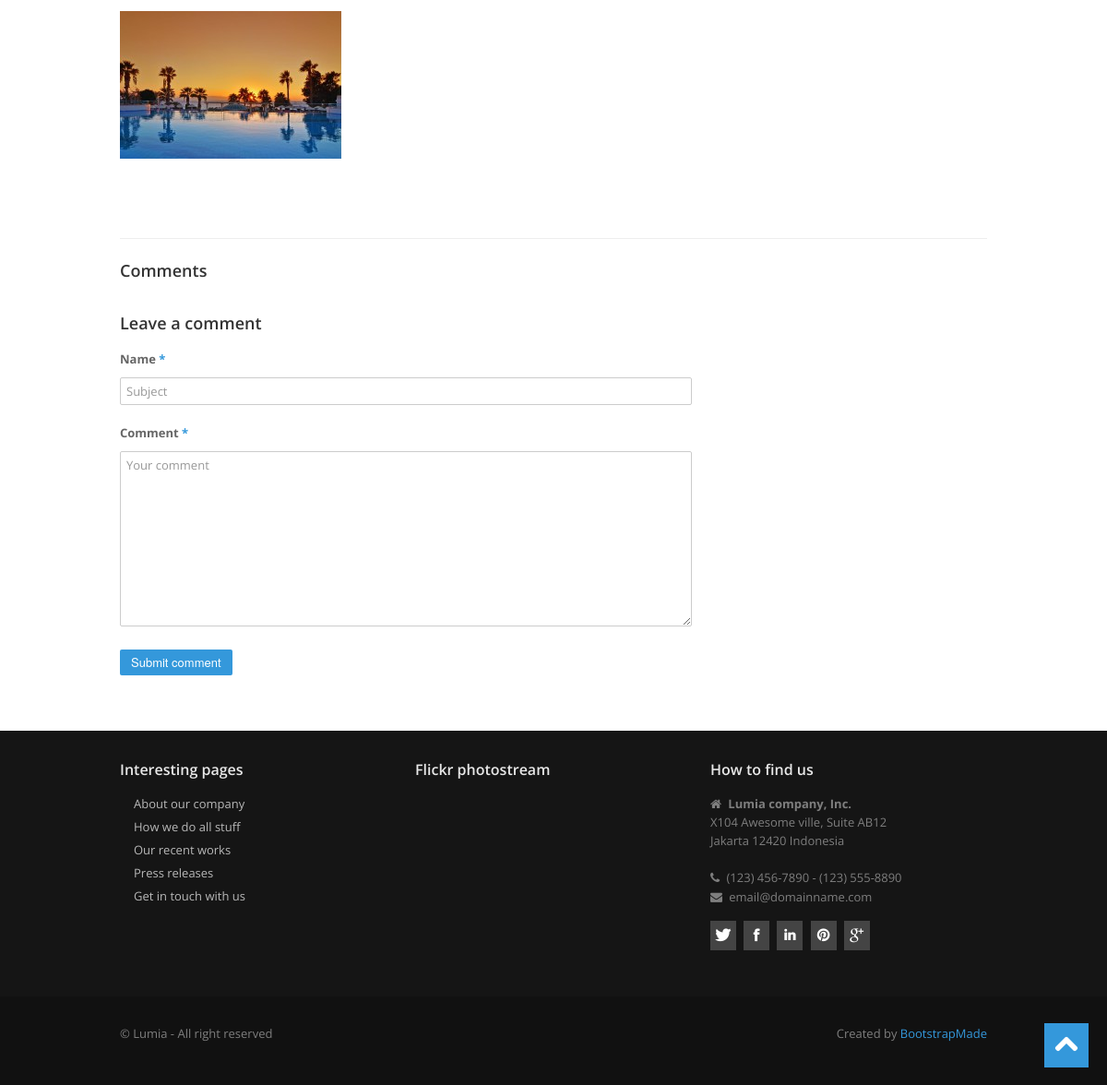
The page /product/2/Grand-Blue-Sky-Hotel/ (signed in, lower part) on the database as committed earlier.
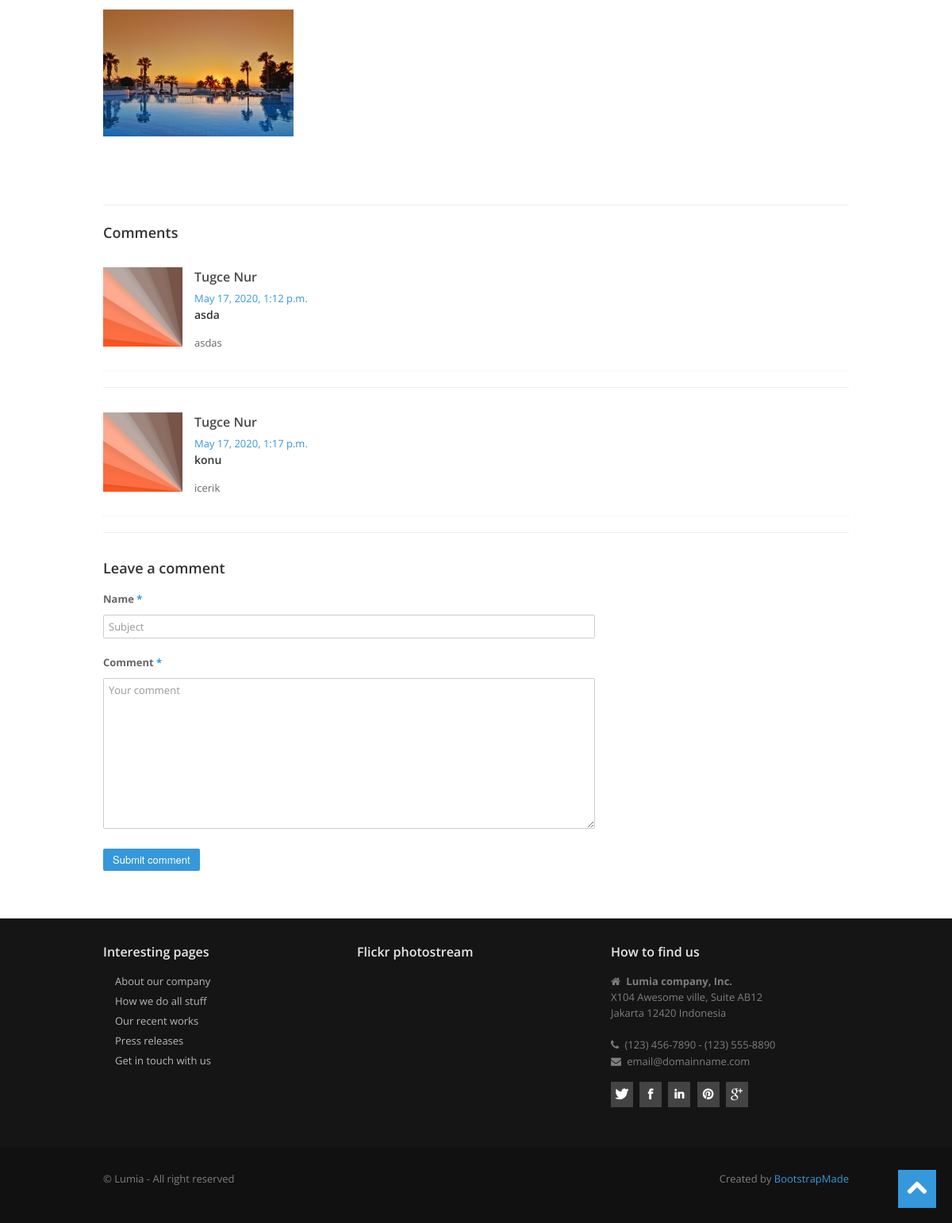
The same page on the database as committed later.
### product/models.py (models this page shows, shortened)
class Product(models.Model):
    STATUS = (
        ('True', 'Evet'),
        ('False', 'Hayır'),
    )
    category = models.ForeignKey(Category, on_delete=models.CASCADE)  # Relation with category table
    title = models.CharField(max_length=150)
    keywords = models.CharField(blank=True, max_length=255)
    description = models.CharField(blank=True, max_length=255)
    image = models.ImageField(blank=True, upload_to='images/')
    star = models.IntegerField()
    address = models.CharField(blank=True,max_length=100)
    phone = models.CharField(blank=True, max_length=20)
    fax = models.CharField(blank=True, max_length=20)
    email = models.CharField(blank=True, max_length=50)
    city = models.CharField(blank=True, max_length=50)
    country = models.CharField(blank=True, max_length=50)
    detail = RichTextUploadingField()
    slug = models.SlugField(null=False,unique=True)
    status = models.CharField(max_length=10, choices=STATUS)
    create_at = models.DateTimeField(auto_now_add=True)
    update_at = models.DateTimeField(auto_now=True)
    def image_tag(self):
        return mark_safe('<img src="{}" height="50"/>'.format(self.image.url))
    image_tag.short_description = 'Image'

class Comment(models.Model):
    STATUS = (
        ('New', 'Yeni'),
        ('True', 'Evet'),
        ('False', 'Hayır'),
    )
    product=models.ForeignKey(Product,on_delete=models.CASCADE)
    user=models.ForeignKey(User,on_delete=models.CASCADE)
    subject = models.CharField(max_length=50, blank=True)
    comment = models.TextField(max_length=200, blank=True)
    rate = models.IntegerField(blank=True,null=True)
    status=models.CharField(max_length=10,choices=STATUS,default='New')
    ip = models.CharField(blank=True, max_length=20)
    create_at=models.DateTimeField(auto_now_add=True)
    update_at=models.DateTimeField(auto_now=True)

### home/models.py (models this page shows, shortened)
class UserProfile(models.Model):
    user = models.OneToOneField(User, on_delete=models.CASCADE)
    phone = models.CharField(blank=True, max_length=110)
    address = models.CharField(blank=True, max_length=110)
    city = models.CharField(blank=True, max_length=110)
    country = models.CharField(blank=True, max_length=110)
    image = models.ImageField(blank=True, upload_to='images/users/', null=True)
    def image_tag(self):
        if self.image:
            return mark_safe('<img src="{}" height="50"/>'.format(self.image.url))
        else:
            return 'No image Found'
    image_tag.short_desciription = 'image'

### home/views.py (the view)
# urls.py: path('product/<int:id>/<slug:slug>/', views.product_detail, name='product_detail'),
def product_detail(request,id,slug):
    category = Category.objects.all()
    product = Product.objects.get(pk=id)
    images = Images.objects.filter(product_id=id)
    comments = Comment.objects.filter(product_id = id, status = 'True')
    current_user = request.user
    profile = UserProfile.objects.get(user_id=current_user.id)
    context = { 'product':product,
                'category': category,
                'images':images,
                'comments': comments,
                'profile' : profile,
                }
    return render(request,'product_detail.html',context)

### product/models.py (called while the page is built)
    def __str__(self):            # __str__ method elaborated later in
        full_path = [self.title]  # post. use__unicode_ in place of
        k = self.parent
        while k is not None:
            full_path.append(k.title)
            k = k.parent
            return ' -> '.join(full_path[::-1])
        return str(self.title)

### home/templates/product_detail.html (shortened to what this page needs)
{% extends "homebase.html" %}
{% load static %}
{% block content %}
    <section id="maincontent">
      <div class="container">
        <div class="row">
          <div class="span12">
            <article>
              <div class="row">
                <div class="span8">
                  <p>
                   {{ product.detail | safe }}
                  </p>
                </div>
              </div>
            </article>
            <br>
            <hr>
             <h4>Comments</h4>
            <ul class="media-list">
              {% for rs in comments %}
              <li class="media">
                <a class="pull-left" href="#">
				    	<img class="media-object" src="{{ profile.image.url }}" style="width:100px;height:100px;" alt="" />
					      </a>
                <div class="media-body">
                  <h5 class="media-heading"><a href="#">{{ rs.user.first_name }}</a></h5>
                  <span>{{ rs.create_at }}</span>
                   <span><h6>{{ rs.subject }}</h6></span>
                  <p>
                    {{ rs.comment }}
                  </p>
                </div>
              </li>
              <hr>
              {% endfor %}
            </ul>
            <div class="comment-post">
              <h4>Leave a comment</h4>
              <form action="/product/addcomment/{{ product.id }}" method="post" class="comment-form" name="comment-form">
                <div class="row">
                  <div class="span8">
                    <label>Name <span>*</span></label>
                    <input type="text" name="subject" class="input-block-level" placeholder="Subject" />
                  </div>
                  <div class="span8">
                    <label>Comment <span>*</span></label>
                    <textarea rows="9" name="comment" class="input-block-level" placeholder="Your comment"></textarea>
                     {% if user.id is not None %}
                    <button class="btn btn-theme" type="submit">Submit comment</button>
                     {% else %}
                     <h5> Yorum Eklemek Icin <a href="/login"> Login</a> Islemi yapiniz</h5>
                      {% endif %}
                  </div>
                </div>
              </form>
            </div>
          </div>
          </div>
        </div>
    </section>
{% endblock %}

### home/templates/homebase.html (shortened to what this page needs)
<!DOCTYPE html>
<head>
{% load static %}
  <link href="{% static 'assets/css/bootstrap.css' %}" rel="stylesheet">
  <link href="{% static 'assets/css/bootstrap-responsive.css' %}" rel="stylesheet">
  <link href="{% static 'assets/css/prettyPhoto.css' %}" rel="stylesheet">
  <link href="{% static 'assets/js/google-code-prettify/prettify.css' %}" rel="stylesheet">
  <link href="{% static 'assets/css/flexslider.css' %}" rel="stylesheet">
  <link href="{% static 'assets/css/style.css' %}" rel="stylesheet">
  <link href="{% static 'assets/color/default.css' %}" rel="stylesheet">
</head>
<body>
{% block content %} {% endblock %}
{% include 'footer.html' %}
</body>
</html>

### home/templates/header.html (shortened to what this page needs)
{% load static %}
                                {% load mptt_tags %}

### home/templates/footer.html (shortened to what this page needs)
{% load static %}
    <footer class="footer">
      <div class="container">
        <div class="row">
          <div class="span4">
            <div class="widget">
              <h5>Interesting pages</h5>
              <ul class="regular">
                <li><a href="#">About our company</a></li>
                <li><a href="#">How we do all stuff</a></li>
                <li><a href="#">Our recent works</a></li>
                <li><a href="#">Press releases</a></li>
                <li><a href="#">Get in touch with us</a></li>
              </ul>
            </div>
          </div>
          <div class="span4">
            <div class="widget">
              <h5>Flickr photostream</h5>
            </div>
          </div>
          <div class="span4">
            <div class="widget">
              <h5>How to find us</h5>
              <address>
								<i class="icon-home"></i> <strong>Lumia company, Inc.</strong><br>
								X104 Awesome ville, Suite AB12<br>
								Jakarta 12420 Indonesia
								</address>
              <p>
                <i class="icon-phone"></i> (123) 456-7890 - (123) 555-8890<br>
                <i class="icon-envelope-alt"></i> email@domainname.com
              </p>
            </div>
            <div class="widget">
              <ul class="social">
                <li><a href="#" data-placement="bottom" title="Twitter"><i class="icon-twitter icon-square icon-32"></i></a></li>
                <li><a href="#" data-placement="bottom" title="Facebook"><i class="icon-facebook icon-square icon-32"></i></a></li>
                <li><a href="#" data-placement="bottom" title="Linkedin"><i class="icon-linkedin icon-square icon-32"></i></a></li>
                <li><a href="#" data-placement="bottom" title="Pinterest"><i class="icon-pinterest icon-square icon-32"></i></a></li>
                <li><a href="#" data-placement="bottom" title="Google plus"><i class="icon-google-plus icon-square icon-32"></i></a></li>
              </ul>
            </div>
          </div>
        </div>
      </div>
      <div class="verybottom">
        <div class="container">
          <div class="row">
            <div class="span6">
              <p>
                &copy; Lumia - All right reserved
              </p>
            </div>
            <div class="span6">
              <div class="pull-right">
                <div class="credits">
                  Created by <a href="https://bootstrapmade.com/">BootstrapMade</a>
                </div>
              </div>
            </div>
          </div>
        </div>
      </div>
    </footer>
  <a href="#" class="scrollup"><i class="icon-chevron-up icon-square icon-48 active"></i></a>

### home/static/assets/css/style.css (style rules this page uses)
.row { margin-bottom:30px; }
#maincontent { z-index:1000; margin-top:0px; }
.scrollup { position:fixed; width:48px; height:48px; bottom:20px; right:20px; }
a.scrollup { outline:0; }
.media, .media .media { margin-top: 20px; }
.media-list .media { margin-top:30px; border-bottom:1px dotted #eee; padding-bottom:10px; }
.media-body .media-heading a { color:#494949; }
.media .pull-left { margin-right: 15px; }
.comment-post { margin-top:30px; }
.comment-form { margin:15px 0 30px 0; }
.comment-form label, .contactForm label { margin-bottom:10px; font-size:13px; font-weight:bold; }
.comment-form input, .contactForm input { margin-bottom:20px; font-size:13px; font-family:'Open Sans', Arial, sans-serif; }
.comment-form textarea, .contactForm textarea { margin-bottom:25px; font-size:13px; font-family:'Open Sans', Arial, sans-serif; }
[class^="icon-"], [class*=" icon-"] { float:none; }
.icon-square, .icon-rounded, .icon-plain, .icon-circled { margin: 10px 10px 10px 0; display: inline-block !important; text-align: center !important; color: #fff; width: 18px; height: 18px; padding:3px; font-size: 12px; line-height: 18px; text-shadow:none; cursor: pointer; }
.icon-square { background-color: #444; }
[class^="icon-"], [class*=" icon-"] { margin-top: 1px; margin-right: .3em; }
.icon-32 { width: 24px; height: 24px; padding:4px; font-size: 16px; line-height: 24px; }
.icon-48 { width: 32px; height: 32px; padding:8px; font-size: 28px; line-height: 30px; }
footer { padding-top:30px; color:#7e7e7e; }
footer.footer { background:#151515; }
footer h1, footer h2, footer h3, footer h4, footer h5, footer h6 { color:#e8e8e8; }
footer .verybottom { padding-top:30px; background:#111; }
footer ul.regular li a, footer .nav-list li.nav-header { text-shadow:none; color:#b8b8b8; }
footer ul.regular,footer ul.nav { margin-left:0; list-style:none; }
footer ul.regular li { background-attachment: scroll; background: url(../img/list/white-arrow.png) no-repeat 0 5px; padding-left:15px; margin-top:5px; margin-left:0; }
ul.social { list-style:none; margin-left:0; }
ul.social li { display:inline; }

### home/static/assets/color/default.css (style rules this page uses)
a { color: #3498db; }
.btn-theme { background: #3498db; }
[class^="icon-"].active, [class*=" icon-"].active { background-color: #3498db; }
.thumbnail h4 a:hover, .thumbnail .meta span a:hover, ul.recent li h6 a:hover, ul.post-meta li a:hover, .media-body span, .media-body .media-heading a:hover, form label span, article.last-post h5 a:hover { color: #3498db; text-decoration:none; }

Rows that differ between the two databases and show on the page:
added Comment: image (picture), user.first_name "Tugce Nur", create_at "May 17, 2020, 1:12 p.m.", subject "asda", comment "asdas"
added Comment: image (picture), user.first_name "Tugce Nur", create_at "May 17, 2020, 1:17 p.m.", subject "konu", comment "icerik"
